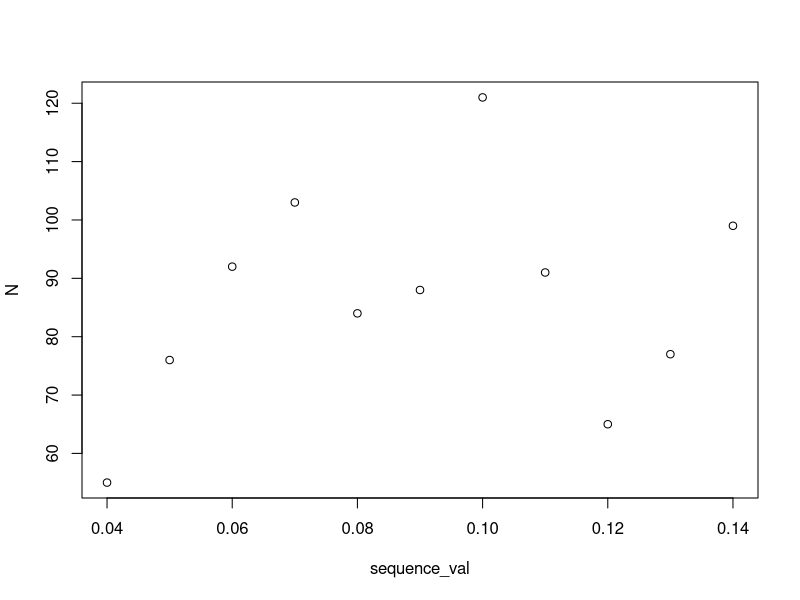

The R script that drew this image:
### DATE: 10.1.25 (LAB-2)

# Q-1.1
round(123456789,digits=3)        # Output: 123456789
round(12.1343, digits=3)         # Output: 12.134 (R correctly rounds the no. based on standard rounding rules)

# Q-1.2
round(123.12344, digits=3)       # Output: 123.123 (rounds the no. to three decimal places)

# Q-1.3
round(1234.12344, digits=3)      # Output: 1234.123

# Q-1.4
round(12345.12344, digits=3)     # Output: 12345.12 (But, in case of large numbers, even though the rounded value should have been 12345.123, it only displays 12345.12 bec. R is limited in how many digits it shows) 

# Q-1.5 
options(digits=15)     # options(digits=15) tells R to display more digits, so we will now see the full rounded result
round(12345.12344, digits=3)     # Output: 12345.123 

# Q-1.6 (formatC() - ensures that the result is displayed with exact formatting. The format="f" argument specifies fixed-point notation)
formatC(round(12345.12344, digits=3), format="f", digits=3)     # Output: "12345.123"

# Q-1.7 (ptint() - displays numbers with up to 7 significant digits) 
print(1234.12344)     # Output: 1234.12344 (Since, it already fits within this limit, R prints the no. exactly as it is.)

# Q-1.8
# If the number of digits is less than or equal to the no. of digits before the decimal point, 
# then print() retains the nearest rounded integer
print(1234.723, digits=3)      # Output: 1235
# If the digits value is greater than the no. of digits before the decimal point, then the appropriate number of digits
# after the decimal point are retained.
print(1234.723, digits=5)      # Output: 1234.7

# Q-1.9
round(123456788.123, digits=3)   # Output: 123456788.123

# Q-1.10 (print(round() - prints the rounded no. to 2 decimal places, and displays 20 significant digits)
print(round(123456788.123, digits=2), digits=20)    # Output: 123456788.12000000477

# Q-1.11 (This will round the no. to four decimal places & then print it with 20 significant digits)
print(round(123456789.1234, digits=4), digits=20)    # Output: 123456789.12340000272

# Q-1.12 (paste() - concatenates strings with a space by default)
paste("Hello World")        # Output: "Hello World" (Since, it is a single string, so returns as it is.)
paste("Hello", "World")     # Output: "Hello World"

# Q-1.13
paste(1:10)       # Output: "1"  "2"  "3"  "4"  "5"  "6"  "7"  "8"  "9"  "10"  (converts the numbers into character strings)
paste(1:10)[4]    # Output: "4" (selects the fourth element of the resulting vector)

# Q-1.14 (convert strings back to numbers)
as.numeric(paste(1:10))     # Output: 1  2  3  4  5  6  7  8  9 10

# Q-1.15 (collapse="." - combines 1 to 10 numbers into single string with '.' b/w each no.)
paste(1:10, collapse=".")   # Output: "1.2.3.4.5.6.7.8.9.10" 

# Q-1.16
paste(c("Hello", "World"), 1:10, sep="-")    # Output: "Hello-1"  "World-2"  "Hello-3"  "World-4"  "Hello-5"  "World-6"  "Hello-7"  "World-8"  "Hello-9"  "World-10"
print(paste("Hello", 1:10, sep="-"))         # Output: "Hello-1"  "Hello-2"  "Hello-3"  "Hello-4"  "Hello-5"  "Hello-6"  "Hello-7"  "Hello-8"  "Hello-9"  "Hello-10"

# Generating sequences -
# Q-2.1 (generates a seq. from 0 to 10)
0:10         # Output: 0  1  2  3  4  5  6  7  8  9 10 

# Q-2.2 (generates a seq. from 15 to 5 - in decreasing order)
15:5         # Output: 15 14 13 12 11 10  9  8  7  6  5

# Q-2.3 (generates a seq. from 0 to 1.5 with step size of 0.1)
seq(0,1.5,0.1)   # Output: 0.0 0.1 0.2 0.3 0.4 0.5 0.6 0.7 0.8 0.9 1.0 1.1 1.2 1.3 1.4 1.5

# Q-2.4 (generates a decreasing seq. from 6 to 4 with step size of -0.2)
seq(6,4,-0.2)    # Output: 6.0 5.8 5.6 5.4 5.2 5.0 4.8 4.6 4.4 4.2 4.0

# Q-2.5 (c() - concatenate function - creates a numeric vector & assigns it to 'N') 
N <- c(55,76,92,103,84,88,121,91,65,77,99)
print(N)    # Output: 55  76  92 103  84  88 121  91  65  77  99

# Q-2.6
sequence_val <- seq(from=0.04, by=0.01, length=11)     # creates a sequence starting from 0.04, increasing by 0.01, generating 11 values
print(sequence_val)      # Output: 0.04 0.05 0.06 0.07 0.08 0.09 0.10 0.11 0.12 0.13 0.14 
plot(sequence_val, N)
N <- 1:11
seq(0.04,by=0.01,along=N)   # Same output as above

# Q-2.7
seq(from=0.04, to=0.14, along=N)     # Yes, it matches with the above sequence

# Q-2.8 (sequence() - to make a vector of sequences of unequal lengths)
sequence(c(4, 3, 4, 4, 4, 5))      # 1 2 3 4 1 2 3 1 2 3 4 1 2 3 4 1 2 3 4 1 2 3 4 5

# Q-2.9
# The first argument of rep() is the 'vector', second argument is 'times' by default & the third argument is ‘each’
rep(9, 5)          # Output: 9 9 9 9 9
rep(1:4, 2)        # Output: 1 2 3 4 1 2 3 4
rep(1:4, each=2)   # Output: 1 1 2 2 3 3 4 4
rep(1:4, each=2, times=3)   # Output: 1 1 2 2 3 3 4 4 1 1 2 2 3 3 4 4 1 1 2 2 3 3 4 4
rep(1:4, 1:4)    # Output: 1 2 2 3 3 3 4 4 4 4

# Q-2.10
rep(1:4, c(4,1,4,2))    # Output: 1 1 1 1 2 3 3 3 3 4 4
rep(c("cat","dog","goldfish","rat"), c(2,3,2,1))     # Output: "cat"      "cat"      "dog"      "dog"      "dog"      "goldfish" "goldfish" "rat" 

# Q-2.11 (Both generates a sequence from -1 to 1 in steps of 0.1)
seq(-1, 1, by=0.1)    # Output: -1.0 -0.9 -0.8 -0.7 -0.6 -0.5 -0.4 -0.3 -0.2 -0.1  0.0  0.1  0.2  0.3  0.4  0.5  0.6  0.7  0.8  0.9  1.0
seq(-1, 1, 0.1)       # Same output as above

# Q-2.12 (Divides the interval from -1 to 1 into 7 evenly spaced values)
seq(-1, 1, length=7)    # Output: -1.000000000000000 -0.666666666666667 -0.333333333333333  0.000000000000000  0.333333333333333  0.666666666666667  1.000000000000000

# Q-2.13 (Generate a set of numbers from -1 to 1 with an interval of 0.1 without using seq())
x <- (-10:10) * 0.1
x     # Output: -1.0 -0.9 -0.8 -0.7 -0.6 -0.5 -0.4 -0.3 -0.2 -0.1  0.0  0.1  0.2  0.3  0.4  0.5  0.6  0.7  0.8  0.9  1.0

# Missing values, infinity and NaN, NA
# Q-3.1
3/0    # Output: Inf

# Q-3.2 (Exponentiating negative infinity)
exp(-Inf)   # Output: 0

# Q-3.3
(0:3)**Inf   # Output: 0   1 Inf Inf

# Q-3.4
0/0     # Output: NaN

# Q-3.5
Inf - Inf    # Output: NaN

# Q-3.6
Inf / Inf    # Output: NaN

# Q-3.7 
is.finite(10)    # Output: TRUE (since, 10 is a finite no.)

# Q-3.8
is.infinite(10)   # Output: FALSE

# Q-3.9
is.infinite(Inf)    # Output: TRUE 

# Q-3.10
y <- c(4, NA, 7)
y=="NA"     # Output: FALSE    NA FALSE
is.na(y)    # Output: FALSE  TRUE FALSE   (is.na() - correctly identifies missing values)

# Q-3.11
y[!is.na(y)]    # Strip y of the NA entry (Output: 4  7)

# Q-3.12
c1 <- c(1, 2, 3, NA)
c2 <- c(5, 6, NA, 8)
c3 <- c(9, NA, 11, 12)
c4 <- c(NA, 14, 15, 16)
full.frame <- data.frame(c1, c2, c3, c4)
full.frame
reduced.frame <- full.frame[! is.na(full.frame$c1),]     # This will remove the row containing NA with respect to column 1
reduced.frame    
mean(full.frame$c1)    # Output: NA (mean(x) - will not work in case of missing values, so alternative way is given below)
mean(full.frame$c1, na.rm=T)    # Output: 2 (bec; (1+2+3)/2=2) 

# Q-3.13 (Get the indices of a vector where NA is present)
v <- c(1:6, NA, NA, 9:12)
v
seq(along=v)[is.na(v)]   # Output: 7  8  (seq(along=v) - generates indices, filtered by is.na(v))
which(is.na(v))    # Same output as above  (which() - directly finds the indices of TRUE values)
